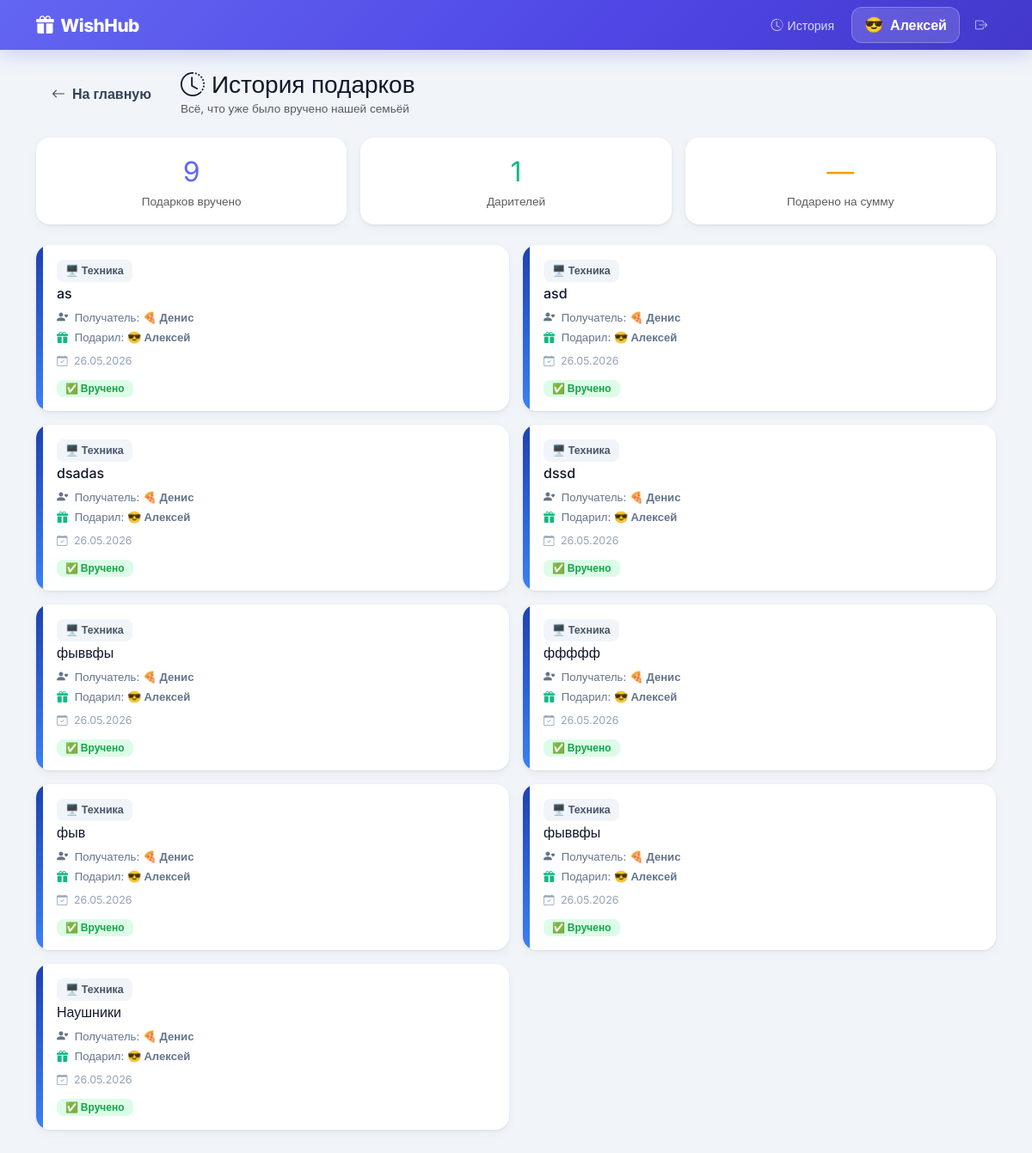
The app's page /history (signed in), older data.
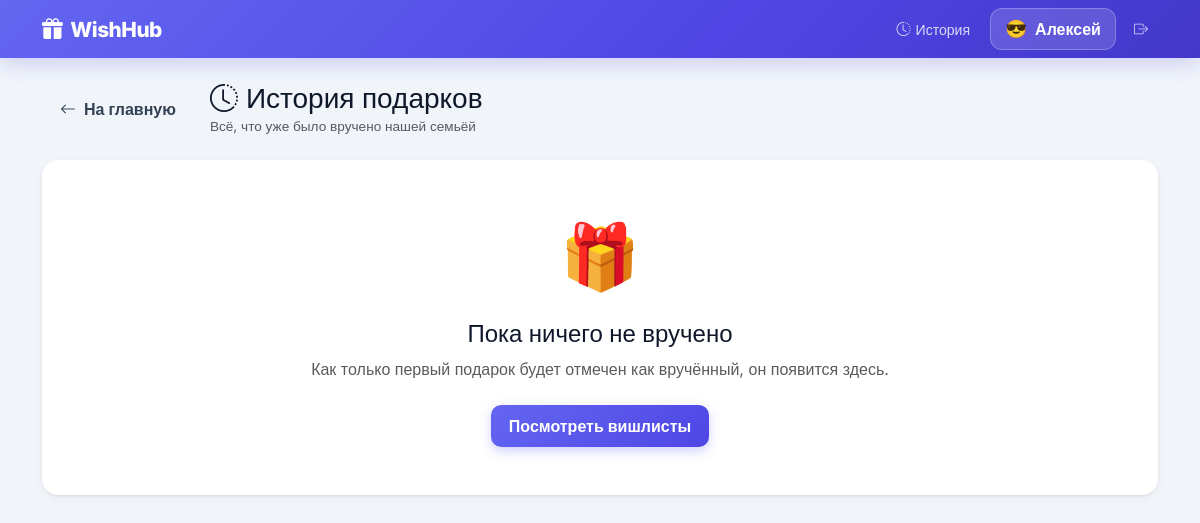
The same page, newer data.
### app.py (models this page shows)
class User(UserMixin, db.Model):
    id            = db.Column(db.Integer, primary_key=True)
    username      = db.Column(db.String(50), unique=True, nullable=False)
    password_hash = db.Column(db.String(255), nullable=False)
    name          = db.Column(db.String(50), nullable=False)
    is_admin      = db.Column(db.Boolean, default=False)
    birthday      = db.Column(db.Date, nullable=True)
    emoji         = db.Column(db.String(10), default='🎁')
    wishes        = db.relationship('WishItem', backref='owner', lazy=True, foreign_keys='WishItem.user_id')

class WishItem(db.Model):
    id           = db.Column(db.Integer, primary_key=True)
    title        = db.Column(db.String(100), nullable=False)
    description  = db.Column(db.Text, nullable=True)
    link         = db.Column(db.String(500), nullable=True)
    image_url    = db.Column(db.String(500), nullable=True)
    price        = db.Column(db.Float, nullable=True)
    category     = db.Column(db.String(20), default='other')
    priority     = db.Column(db.String(20), default='medium')
    user_id      = db.Column(db.Integer, db.ForeignKey('user.id'), nullable=False)
    booked_by_id = db.Column(db.Integer, db.ForeignKey('user.id'), nullable=True)
    is_purchased = db.Column(db.Boolean, default=False)
    purchased_at = db.Column(db.DateTime, nullable=True)
    created_at   = db.Column(db.DateTime, default=datetime.utcnow)
    booked_by    = db.relationship('User', foreign_keys=[booked_by_id])

### app.py (the view)
@app.route('/history')
@login_required
def history():
    purchased = WishItem.query.filter_by(is_purchased=True)\
                              .order_by(WishItem.purchased_at.desc()).all()
    return render_template('history.html', purchased=purchased, category_map=CATEGORY_MAP)

### app.py (called while the page is built)
@login_manager.user_loader
def load_user(user_id):
    return db.session.get(User, int(user_id))

### templates/history.html (shortened to what this page needs)
{% extends "base.html" %}
{% block content %}
<div class="d-flex align-items-center gap-3 mb-4">
  <a href="{{ url_for('index') }}" class="btn btn-w btn-w-light">
    <i class="bi bi-arrow-left me-1"></i> На главную
  </a>
  <div>
    <h3 class="fw-800 mb-0"><i class="bi bi-clock-history text-indigo me-2"></i>История подарков</h3>
    <p class="text-muted mb-0" style="font-size:.85rem">Всё, что уже было вручено нашей семьёй</p>
  </div>
</div>
{% if purchased %}
<div class="row g-3 mb-4">
  <div class="col-sm-4">
    <div class="card-w p-3 text-center">
      <div class="fw-800" style="font-size:2rem;color:#6366f1">{{ purchased|length }}</div>
      <div class="text-muted" style="font-size:.85rem">Подарков вручено</div>
    </div>
  </div>
  <div class="col-sm-4">
    <div class="card-w p-3 text-center">
      {% set gifters = purchased|map(attribute='booked_by')|unique(attribute='id')|list %}
      <div class="fw-800" style="font-size:2rem;color:#10b981">{{ gifters|length }}</div>
      <div class="text-muted" style="font-size:.85rem">Дарителей</div>
    </div>
  </div>
  <div class="col-sm-4">
    <div class="card-w p-3 text-center">
      {% set total_price = purchased|selectattr('price')|map(attribute='price')|sum %}
      <div class="fw-800" style="font-size:2rem;color:#f59e0b">
        {{ '{:,.0f}'.format(total_price).replace(',', ' ') if total_price else '—' }}
      </div>
      <div class="text-muted" style="font-size:.85rem">Подарено на сумму</div>
    </div>
  </div>
</div>
<div class="row g-3">
  {% for wish in purchased %}
  <div class="col-md-6">
    <div class="card-w overflow-hidden h-100">
      <div class="d-flex h-100">
        <div style="width:8px;flex-shrink:0;background:{{ category_map[wish.category].gradient }}"></div>
        <div class="p-3 flex-grow-1">
          <div class="d-flex justify-content-between align-items-start mb-2">
            <div>
              <span class="cat-chip mb-1 d-inline-flex">{{ category_map[wish.category].emoji }} {{ category_map[wish.category].label }}</span>
              <h6 class="fw-700 mb-0">{{ wish.title }}</h6>
            </div>
          </div>
          <div class="d-flex align-items-center gap-2 flex-wrap" style="font-size:.82rem;color:#64748b">
            <span>
              <i class="bi bi-person-heart me-1"></i>
              Получатель: <strong>{{ wish.owner.emoji }} {{ wish.owner.name }}</strong>
            </span>
          </div>
          <div class="d-flex align-items-center gap-2 flex-wrap mt-1" style="font-size:.82rem;color:#64748b">
            <span>
              <i class="bi bi-gift-fill me-1" style="color:#10b981"></i>
              Подарил: <strong>{{ wish.booked_by.emoji }} {{ wish.booked_by.name }}</strong>
            </span>
          </div>
          {% if wish.purchased_at %}
          <div class="mt-2" style="font-size:.78rem;color:#94a3b8">
            <i class="bi bi-calendar-check me-1"></i>
            {{ wish.purchased_at.strftime('%d.%m.%Y') }}
          </div>
          {% endif %}
          <div class="mt-2">
            <span class="badge" style="background:#dcfce7;color:#16a34a;font-size:.75rem;padding:4px 10px;border-radius:8px">
              ✅ Вручено
            </span>
          </div>
        </div>
      </div>
    </div>
  </div>
  {% endfor %}
</div>
{% else %}
<div class="text-center py-5 card-w">
  <div style="font-size:4rem">🎁</div>
  <h4 class="fw-700 mt-3">Пока ничего не вручено</h4>
  <p class="text-muted">Как только первый подарок будет отмечен как вручённый, он появится здесь.</p>
  <a href="{{ url_for('index') }}" class="btn btn-w btn-w-primary mt-2">
    Посмотреть вишлисты
  </a>
</div>
{% endif %}
{% endblock %}

### templates/base.html (shortened to what this page needs)
<!DOCTYPE html>
<html lang="ru">
<head>
<link href="https://cdn.jsdelivr.net/npm/bootstrap@5.3.0/dist/css/bootstrap.min.css" rel="stylesheet">
<link href="https://cdn.jsdelivr.net/npm/bootstrap-icons@1.11.3/font/bootstrap-icons.min.css" rel="stylesheet">
</head>
<body>
<nav class="navbar navbar-expand-lg navbar-custom py-2 mb-4">
  <div class="container">
    <a class="navbar-brand text-white d-flex align-items-center gap-2" href="{{ url_for('index') }}">
      <i class="bi bi-gift-fill"></i> WishHub
    </a>
    {% if current_user.is_authenticated %}
    <div class="d-flex align-items-center gap-2 ms-auto flex-wrap">
      <a href="{{ url_for('history') }}" class="nav-history-btn">
        <i class="bi bi-clock-history"></i><span class="d-none d-sm-inline">История</span>
      </a>
      <a href="{{ url_for('my_wishlist') }}" class="nav-user-btn">
        <span style="font-size:1.1rem">{{ current_user.emoji }}</span>
        <span>{{ current_user.name }}</span>
      </a>
      <form method="POST" action="{{ url_for('logout') }}" class="m-0">
        <button type="submit" class="nav-link-logout border-0 bg-transparent cursor-pointer">
          <i class="bi bi-box-arrow-right"></i>
        </button>
      </form>
    </div>
    {% endif %}
  </div>
</nav>
<div class="container pb-5">
  {% block content %}{% endblock %}
</div>
</body>
</html>

### templates/base.html (style rules this page uses)
:root { --indigo: #6366f1; --indigo-d: #4f46e5; --indigo-l: #e0e7ff; --bg: #f1f5f9; --card: #fff; --text: #0f172a; --muted: #64748b; --border: #e2e8f0; --shadow: 0 1px 3px rgba(0,0,0,.07), 0 4px 12px rgba(0,0,0,.04); --shadow-lg: 0 8px 30px rgba(99,102,241,.12); --radius: 16px; --radius-sm: 10px; }
* { box-sizing: border-box; }
body { font-family:'Inter',sans-serif; background:var(--bg); color:var(--text); min-height:100vh; }
.navbar-custom { background: linear-gradient(135deg, #6366f1 0%, #4f46e5 60%, #4338ca 100%); box-shadow: 0 4px 24px rgba(79,70,229,.25); }
.navbar-brand { font-weight: 800; font-size: 1.3rem; letter-spacing: -.5px; }
.nav-user-btn { background: rgba(255,255,255,.15); backdrop-filter: blur(8px); border: 1px solid rgba(255,255,255,.25); border-radius: 12px; color: #fff; padding: 7px 14px; font-weight: 600; text-decoration: none; display: flex; align-items: center; gap: 8px; transition: all .2s; }
.nav-link-logout { color: rgba(255,255,255,.7); text-decoration: none; font-size: .88rem; padding: 6px 10px; border-radius: 8px; transition: all .2s; }
.nav-history-btn { color: rgba(255,255,255,.8); text-decoration: none; font-size: .88rem; padding: 6px 12px; border-radius: 8px; transition: all .2s; display: flex; align-items: center; gap: 5px; }
.card-w { background: var(--card); border: none; border-radius: var(--radius); box-shadow: var(--shadow); transition: transform .25s, box-shadow .25s; }
.btn-w { border-radius: 10px; font-weight: 600; padding: 9px 18px; transition: all .2s; border: none; }
.btn-w-primary { background: linear-gradient(135deg,#6366f1,#4f46e5) !important; color: #fff !important; box-shadow: 0 4px 12px rgba(99,102,241,.3); }
.btn-w-light { background: #f1f5f9; color: #334155; }

Row changes from the older to the newer data that the page shows:
removed WishItem: category "🖥️", category "Техника", title "as", owner.emoji "🍕", owner.name "Денис", booked_by.emoji "😎", booked_by.name "Алексей", purchased_at "26.05.2026"
removed WishItem: category "🖥️", category "Техника", title "asd", owner.emoji "🍕", owner.name "Денис", booked_by.emoji "😎", booked_by.name "Алексей", purchased_at "26.05.2026"
removed WishItem: category "🖥️", category "Техника", title "dsadas", owner.emoji "🍕", owner.name "Денис", booked_by.emoji "😎", booked_by.name "Алексей", purchased_at "26.05.2026"
removed WishItem: category "🖥️", category "Техника", title "dssd", owner.emoji "🍕", owner.name "Денис", booked_by.emoji "😎", booked_by.name "Алексей", purchased_at "26.05.2026"
removed WishItem: category "🖥️", category "Техника", title "фыввфы", owner.emoji "🍕", owner.name "Денис", booked_by.emoji "😎", booked_by.name "Алексей", purchased_at "26.05.2026"
removed WishItem: category "🖥️", category "Техника", title "ффффф", owner.emoji "🍕", owner.name "Денис", booked_by.emoji "😎", booked_by.name "Алексей", purchased_at "26.05.2026"
removed WishItem: category "🖥️", category "Техника", title "фыв", owner.emoji "🍕", owner.name "Денис", booked_by.emoji "😎", booked_by.name "Алексей", purchased_at "26.05.2026"
removed WishItem: category "🖥️", category "Техника", title "фыввфы", owner.emoji "🍕", owner.name "Денис", booked_by.emoji "😎", booked_by.name "Алексей", purchased_at "26.05.2026"
removed WishItem: category "🖥️", category "Техника", title "Наушники", owner.emoji "🍕", owner.name "Денис", booked_by.emoji "😎", booked_by.name "Алексей", purchased_at "26.05.2026"
Text that changed along with them:
{{ purchased|length }}: "9" → (not shown)
{{ gifters|length }}: "1" → (not shown)
text no longer shown: "Подарков вручено Дарителей — Подарено на сумму"
text now shown: "🎁 Пока ничего не вручено Как только первый подарок будет отмечен как вручённый, он появится здесь. Посмотреть вишлисты"
